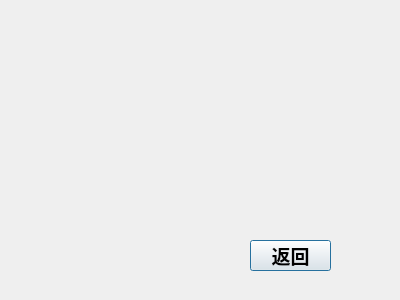
<?xml version="1.0" encoding="UTF-8"?>
<ui version="4.0">
 <class>moments</class>
 <widget class="QDialog" name="moments">
  <property name="geometry">
   <rect>
    <x>0</x>
    <y>0</y>
    <width>400</width>
    <height>300</height>
   </rect>
  </property>
  <property name="windowTitle">
   <string>Dialog</string>
  </property>
  <widget class="QPushButton" name="return_2">
   <property name="geometry">
    <rect>
     <x>250</x>
     <y>240</y>
     <width>81</width>
     <height>31</height>
    </rect>
   </property>
   <property name="font">
    <font>
     <family>Arial</family>
     <pointsize>14</pointsize>
     <weight>75</weight>
     <bold>true</bold>
    </font>
   </property>
   <property name="text">
    <string>返回</string>
   </property>
  </widget>
 </widget>
 <resources/>
 <connections/>
</ui>
